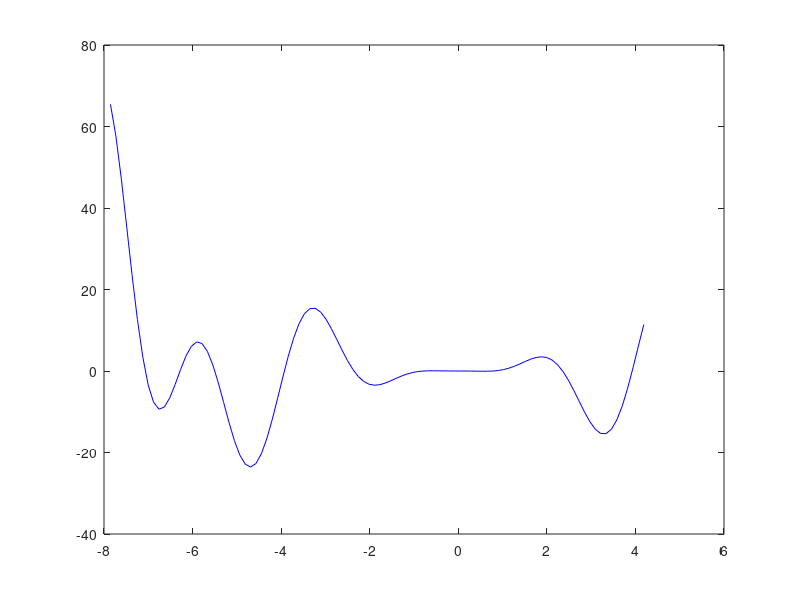

MATLAB code for this plot: (Note: this script raises an error after producing the figure.)
clear all;
clc;

f = @(x) -1.5*x.^2.*sin(x/2).*cos(2*x);

%a)

a = -5/2*pi;
b = 4/3*pi;

x = linspace(a, b, 100);
fX = f(x);
plot(x, fX, 'blue'), hold on

%b)

order = 5;          %red predstavlja za 1 manji broj od broja tacaka

x = linspace(a, b, order + 1);    %s obzirom da je dat isti interval za  
fX = f(x);                    %zadatak pod b), iskoristio sam promenljive
                              % a i b i u ovom slucaju

p = NANSLib.lagrangeInterp(x, fX);
pX = polyval(p, x);
plot(x, pX, 'red'), hold on

%c)
a1 = -4;
b1 = 2;

scatter(x, pX, 'black')
